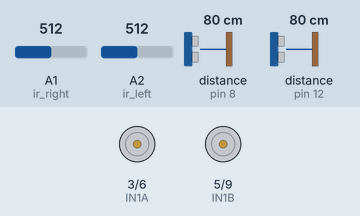
A sketch run on a simulated Arduino Uno, built with avr-gcc and run on an emulated ATmega328P. Shown: motor-driver pin pairs drawn as motors (green arrow = first pin HIGH = forward, orange = second pin HIGH = backward, longer = more drive). Inputs (shaded band) come from the test bench; at power-on: A2 (ir_left) = 512, A1 (ir_right) = 512, distance to the obstacle (sensors on pin 8, pin 12) 80 cm. The echo pulse lasts 58.3 µs per cm; what the sketch prints to the serial monitor is not drawn.

Above: at 0.1 s.
At 6.2 s:
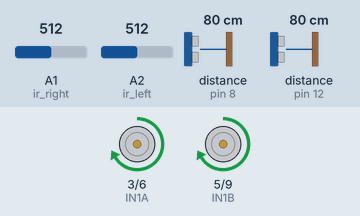
6.3 s: A2 (ir_left) set to 624
8.0 s: A2 (ir_left) set to 654
At 8.5 s:
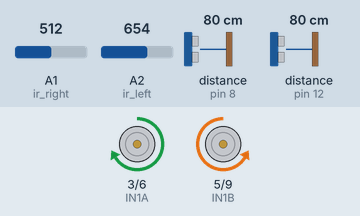
Timing chart, 0 to 11.0 s (numbered marks = the images above; inputs shaded):
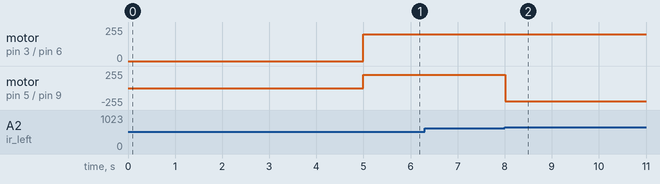

Measured:
- the behaviour switches between 640 and 641 on A2 (ir_left) (found by bisection; images 1 and 2)
- after the input at 8.0 s, motor on pin 5 (IN1B) / pin 9 (IN2B): forward 200/255 → backward 200/255 at once

The sketch:

sumobot2.ino
```cpp
#include "NewPing.h"

// define IR
#define ir_right A1
#define ir_left A2

// Define motor pins
#define IN1A 3
#define IN1B 5
#define IN2A 6
#define IN2B 9

//define ultrasonic
#define LTRIGGER_PIN 11
#define LECHO_PIN 12
#define RTRIGGER_PIN 7
#define RECHO_PIN 8
#define MAX_DISTANCE 50
#define MIN_DISTANCE 2
NewPing sonarL(LTRIGGER_PIN, LECHO_PIN, MAX_DISTANCE);
NewPing sonarR(RTRIGGER_PIN, RECHO_PIN, MAX_DISTANCE);


// Global variables
int Irr_value;
int Irf_value;
float distanceL;
float distanceR;

// Calibration values
int left_black_threshold = 640; // Adjust as needed
int left_white_threshold = 610; // Adjust as needed
int right_black_threshold = 720; // Adjust as needed
int right_white_threshold = 10; // Adjust as needed

void setup() {
  // Set motor & enable connections as outputs
  pinMode(IN1A, OUTPUT);
  pinMode(IN1B, OUTPUT);
  pinMode(IN2A, OUTPUT);
  pinMode(IN2B, OUTPUT);

  // Stop motors
  stop();
  delay(5000);
  Serial.begin(9600);
}

void loop() {
   // Read IR sensor values
  Irr_value = analogRead(ir_right);
  Irf_value = analogRead(ir_left);


  if(ColorChecker()){
    ultraSensor();
  }else{
    Serial.print("WHITE");
    stop();
    reverse();
    delay(500);
  }

  delay(100); // Delay to avoid flooding the serial port
}

void ultraSensor() {
  int iterations = 1;

  // Get sensor data
  float durationL = sonarL.ping_median(iterations);
  float durationR = sonarR.ping_median(iterations);

  // Determine distance from duration
  distanceL = (durationL / 2) * 0.0343;
  distanceR = (durationR / 2) * 0.0343;


  //check left
  if (distanceL <= MAX_DISTANCE && distanceL >= MIN_DISTANCE) {
    Serial.println(distanceL);
    Serial.println("attackL");
    forward();
        //delay(1000);

  }
  else if (distanceR <= MAX_DISTANCE && distanceR >= MIN_DISTANCE) {
    Serial.println(distanceR);
    Serial.println("attackR");
    forward();
       // delay(1000);

  } else {
    Serial.println("spin");
    left();
  }

}

bool ColorChecker() {
  if (Irr_value > right_black_threshold || Irf_value > left_black_threshold) {
    return true; // Both sensors see black
  } else {
    return false; // At least one sensor sees white
  }
}

void forward() {
  digitalWrite(IN1A, LOW);
  digitalWrite(IN1B, LOW);
  analogWrite(IN2A, 200);
  analogWrite(IN2B, 200);
}

void reverse() {
  digitalWrite(IN2A, LOW);
  digitalWrite(IN2B, LOW);
  analogWrite(IN1A, 200);
  analogWrite(IN1B, 200);
}

void right() {
  digitalWrite(IN1A, LOW);
  digitalWrite(IN2B, LOW);
  analogWrite(IN1B, 200);
  analogWrite(IN2A, 200);
}

void left() {
  digitalWrite(IN1B, LOW);
  digitalWrite(IN2A, LOW);
  analogWrite(IN1A, 200);
  analogWrite(IN2B, 200);
}

void stop() {
  analogWrite(IN1A, 0);
  analogWrite(IN1B, 0);
  analogWrite(IN2A, 0);
  analogWrite(IN2B, 0);
}
```
